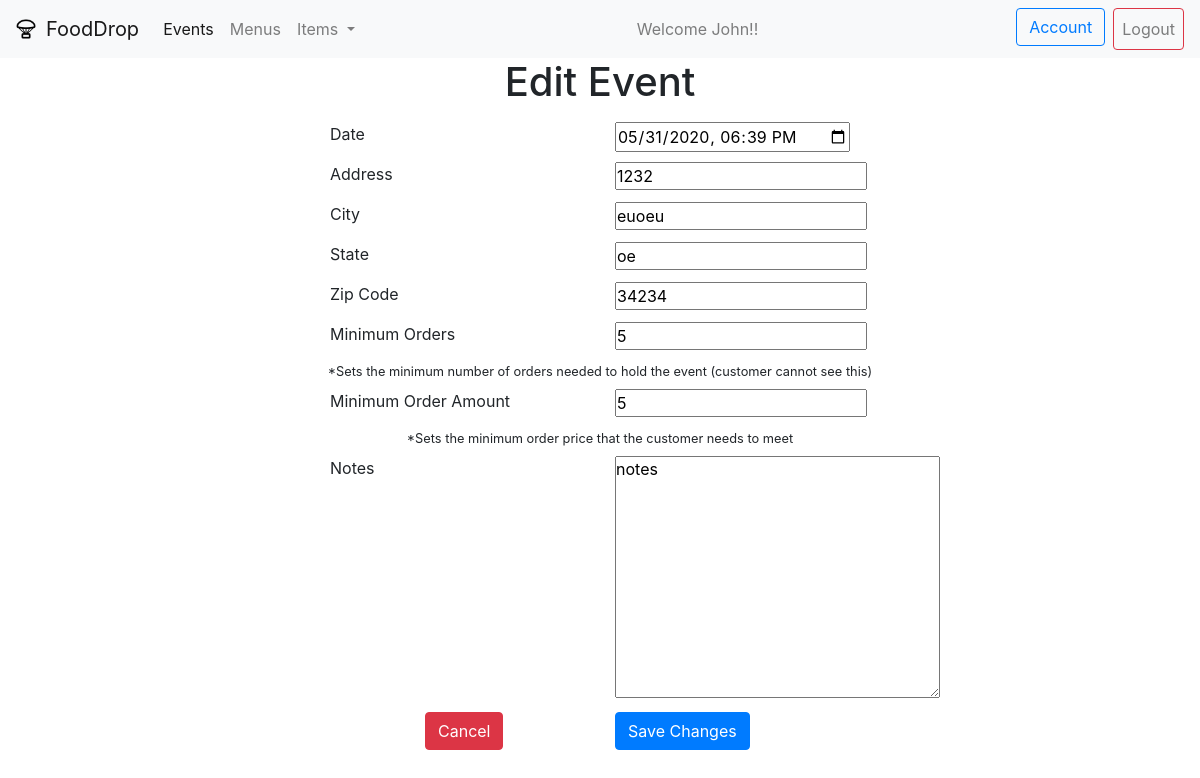
Page /event/2/edit on the committed database.
### RestaurantEvent/models.py (models this page shows)
class Event(models.Model):
    restaurant =  models.ForeignKey(Restaurant, related_name="events", on_delete=models.CASCADE)
    menu = models.ForeignKey(Menu,related_name="events",on_delete=models.CASCADE)
    status = models.CharField(max_length=30)
    date_time = models.DateTimeField()
    notes = models.TextField()
    location = models.ForeignKey(Location, related_name="events", on_delete=models.CASCADE)
    minimum_orders = models.IntegerField()
    maximum_orders = models.IntegerField()
    minimum_amount_per_order = models.IntegerField()
    created_at = models.DateTimeField(auto_now_add=True)
    updated_at = models.DateTimeField(auto_now=True)
    objects = EventManager()

### Location/models.py (models this page shows, shortened)
class Location(models.Model):
    address = models.TextField()
    city = models.CharField(max_length=100)
    state = models.CharField(max_length=2)
    zip_code = models.IntegerField()
    created_at = models.DateTimeField(auto_now_add=True)
    updated_at = models.DateTimeField(auto_now=True)

### RestaurantEvent/views.py (the view)
# urls.py: path('<int:eventID>/edit', views.editEvent),
def editEvent(request, eventID):
    if "restaurantID" in request.session or debug:
        event = Event.objects.get(id=eventID)
        date = event.date_time.strftime("%Y-%m-%dT%H:%M")
        print(f"{event.date_time}")
        context = {
            "event": event,
            "date": date
        }
        return render(request, "editevent.html", context)
    else:
        return redirect("/")

### RestaurantEvent/templates/editevent.html (shortened to what this page needs)
<!DOCTYPE html>
<html lang="en">
<head>
    {% load static %}
    <link rel="stylesheet" href="https://stackpath.bootstrapcdn.com/bootstrap/4.4.1/css/bootstrap.min.css">
    <link rel="stylesheet" href="{% static 'css/style.css' %}">
</head>
<body>
    {% include "navbar.html" %}
    <div class="container">
        <div class="row">
            <div class="col">
                <div class="row justify-content-center">
                    <h1>Edit Event</h1>
                </div>
                <form action="/event/{{event.id}}/update" method="POST">
                    <div class="row my-2 justify-content-center">
                        <div class="col-sm-4 col-md-3 col-lg-3">
                            <label for="Date">Date</label>
                        </div>
                        <div class="col-sm-5 col-md-3 col-lg-3">
                            <input type="datetime-local" name="date" value="{{date}}">
                        </div>
                    </div>
                    <div class="row my-2 justify-content-center">
                        <div class="col-sm-4 col-md-3 col-lg-3">
                            <label for="address">Address</label>
                        </div>
                        <div class="col-sm-5 col-md-3 col-lg-3">
                            <input type="text" name="address" value="{{event.location.address}}">
                        </div>
                    </div>
                    <div class="row my-2 justify-content-center">
                        <div class="col-sm-4 col-md-3 col-lg-3">
                            <label for="city">City</label>
                        </div>
                        <div class="col-sm-5 col-md-3 col-lg-3">
                            <input type="text" name="city" value="{{event.location.city}}">
                        </div>
                    </div>
                    <div class="row my-2 justify-content-center">
                        <div class="col-sm-4 col-md-3 col-lg-3">
                            <label for="state">State</label>
                        </div>
                        <div class="col-sm-5 col-md-3 col-lg-3">
                            <input type="text" name="state" value="{{event.location.state}}">
                        </div>
                    </div>
                    <div class="row my-2 justify-content-center">
                        <div class="col-sm-4 col-md-3 col-lg-3">
                            <label for="zip_code">Zip Code</label>
                        </div>
                        <div class="col-sm-5 col-md-3 col-lg-3">
                            <input type="text" name="zip_code" value="{{event.location.zip_code}}">
                        </div>
                    </div>
                    <div class="row my-2 justify-content-center">
                        <div class="col-sm-4 col-md-3 col-lg-3">
                            <label for="min_orders">Minimum Orders</label>
                        </div>
                        <div class="col-sm-5 col-md-3 col-lg-3">
                            <input type="number" min="0" name="min_orders" value="{{event.minimum_orders}}">
                        </div>
                    </div>
                    <div class="row my-2 justify-content-center">
                        <span class="small">*Sets the minimum number of orders needed to hold the event (customer cannot see this)</span>
                    </div>
                    <div class="row my-2 justify-content-center">
                        <div class="col-sm-4 col-md-3 col-lg-3">
                            <label for="min_per_order">Minimum Order Amount</label>
                        </div>
                        <div class="col-sm-5 col-md-3 col-lg-3">
                            <input type="number" min="0" name="min_per_order" value="{{event.minimum_amount_per_order}}">
                        </div>
                    </div>
                    <div class="row my-2 justify-content-center">
                        <span class="small">*Sets the minimum order price that the customer needs to meet</span>
                    </div>
                    <div class="row my-2 justify-content-center">
                        <div class="col-sm-4 col-md-3 col-lg-3">
                            <label for="notes">Notes</label>
                        </div>
                        <div class="col-sm-5 col-md-3 col-lg-3">
                            <textarea name="notes" id="" cols="30" rows="10">{{event.notes}}</textarea>
                        </div>
                    </div>
                    <div class="row my-2 justify-content-center">
                        <div class="col-2">
                            <a href="" class="btn btn-danger">Cancel</a>
                        </div>
                        <div class="col-2">
                            <button type="submit" class="btn btn-primary">Save Changes</button>
                        </div>
                    </div>
                </form>
            </div>
        </div>
    </div>
</body>
</html>

### UserLogin/static/css/style.css (style rules this page uses)
* { margin: 0px; padding: 0px; box-sizing: border-box; }
.container { margin: auto; }

### rows in the picture
Event: address "1232", city "euoeu", state "oe", zip_code "34234", min_orders "5", min_per_order "5", notes "notes"
